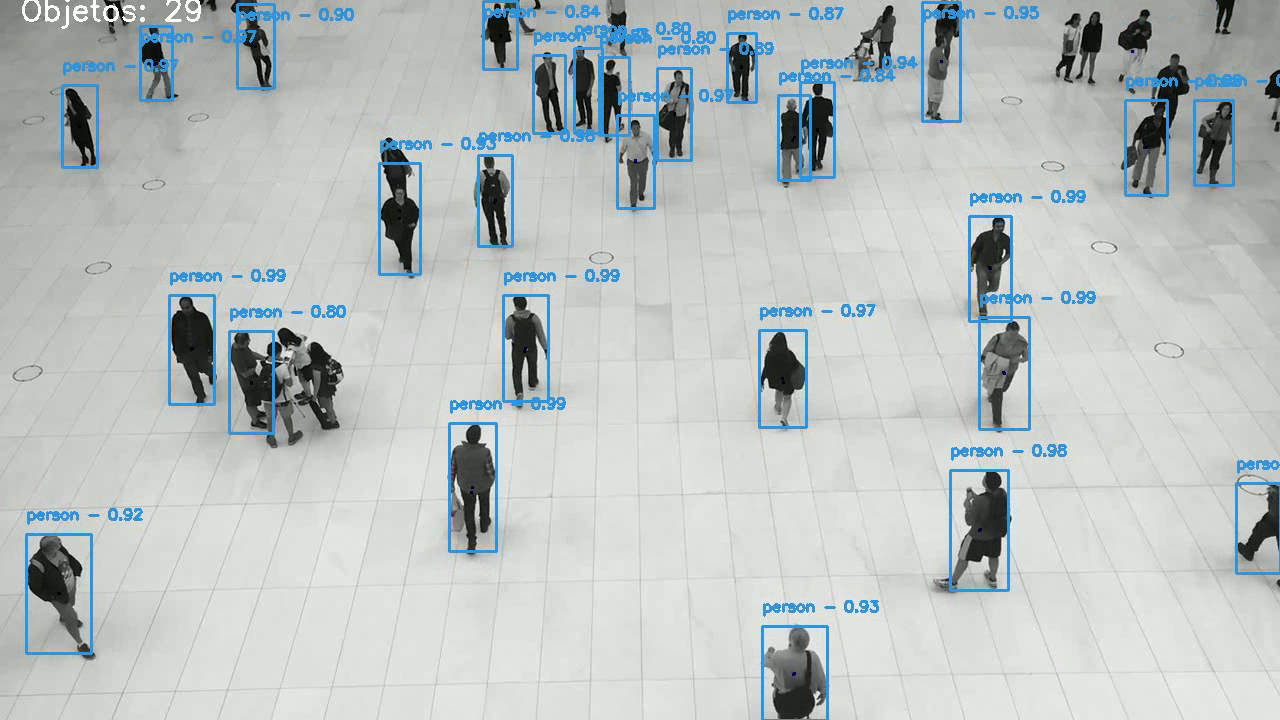
#> input picture frame 2 of video1.mp4, 1280 x 720 px, given in place of people2.mp4, which was not available
$ jupyter execute lucas_kanade_p07.ipynb   (text cells are left out)
#> lines starting #> are read from the running program, lines starting #| are printed output that depends on the picture; pictures that were not available may be replaced by others from this repository, and a replacement may not be noted
[cell 1]
import cv2 as cv
import numpy as np
import matplotlib.pyplot as plt
import time
from ultralytics import YOLO
from handperson  import HandPerson
from savedata import SaveData
import torch
import os
os.environ["KMP_DUPLICATE_LIB_OK"] = "TRUE"

[cell 2]
def lucas_kanade(image1, image2, window_size):
    """
    Implementa el método de Lucas-Kanade para el registro de imágenes.

    Args:
        image1 (ndarray): La imagen de referencia.
        image2 (ndarray): La imagen a registrar.
        window_size (int): Tamaño de la ventana para calcular el flujo óptico.

    Returns:
        u (ndarray): Desplazamientos en la dirección x.
        v (ndarray): Desplazamientos en la dirección y.
    """
    # Gradientes de la imagen
    Ix = cv.Sobel(image1, cv.CV_64F, 1, 0, ksize=5)  # Gradiente en x
    Iy = cv.Sobel(image1, cv.CV_64F, 0, 1, ksize=5)  # Gradiente en y
    It = image2.astype(np.float64) - image1.astype(np.float64)  # Gradiente temporal, mide el cambio entre las dos imágenes

    # u y v: Matrices para almacenar los desplazamientos (flujo) en las direcciones x e y
    u = np.zeros_like(image1, dtype=np.float64)
    v = np.zeros_like(image1, dtype=np.float64)

    half_window = window_size // 2

    # Recorre los píxeles dentro de un rango seguro, considerando el tamaño de la ventana.
    for i in range(half_window, image1.shape[0] - half_window):
        for j in range(half_window, image1.shape[1] - half_window):
            # Extraer ventanas locales
            Ix_window = Ix[i - half_window:i + half_window + 1, j - half_window:j + half_window + 1].flatten()
            Iy_window = Iy[i - half_window:i + half_window + 1, j - half_window:j + half_window + 1].flatten()
            It_window = It[i - half_window:i + half_window + 1, j - half_window:j + half_window + 1].flatten()

            # Formar matrices locales para resolver el flujo óptico
            A = np.vstack((Ix_window, Iy_window)).T # Matriz con gradientes espciales
            b = -It_window # Gradiente temporal negativo
            # Componentes de la ecuación normal que resuelve el flujo óptico
            ATA = A.T @ A
            ATb = A.T @ b

            # Calcula los desplazamientos locales (u, v) solo si ATA es invertible
            if np.linalg.det(ATA) > 1e-2:
                nuv = np.linalg.inv(ATA) @ ATb
                u[i, j], v[i, j] = nuv

    return u, v

[cell 3]
def process_video(video_path, window_size=5):
    # Cargar el video
#> called with video_path = '../videos/people2.mp4', window_size = 5
    cap = cv.VideoCapture(video_path)
    ret, prev_frame = cap.read()
#> prev_frame is the input picture: shape (720, 1280, 3); mean B, G, R 191.7, 192.6, 186.3

    if not ret:
        print("No se pudo leer el video.")
        return

    # Convertir el primer frame a escala de grises
    prev_gray = cv.cvtColor(prev_frame, cv.COLOR_BGR2GRAY)

    while True:
        # Leer el siguiente frame
        ret, next_frame = cap.read()
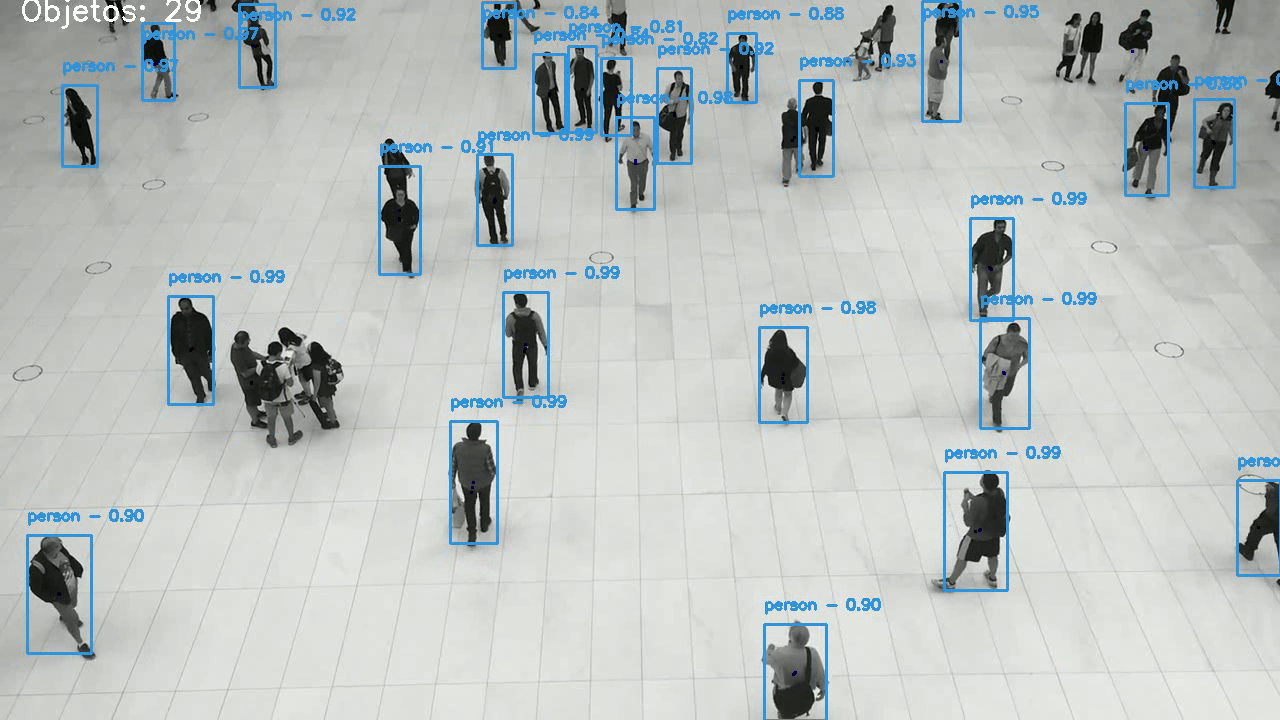
#> input picture frame 3 of video1.mp4, 1280 x 720 px, given in place of people2.mp4, which was not available
#> next_frame is the input picture: shape (720, 1280, 3); mean B, G, R 191.3, 192.5, 186.5
        if not ret:
            break

        next_gray = cv.cvtColor(next_frame, cv.COLOR_BGR2GRAY)
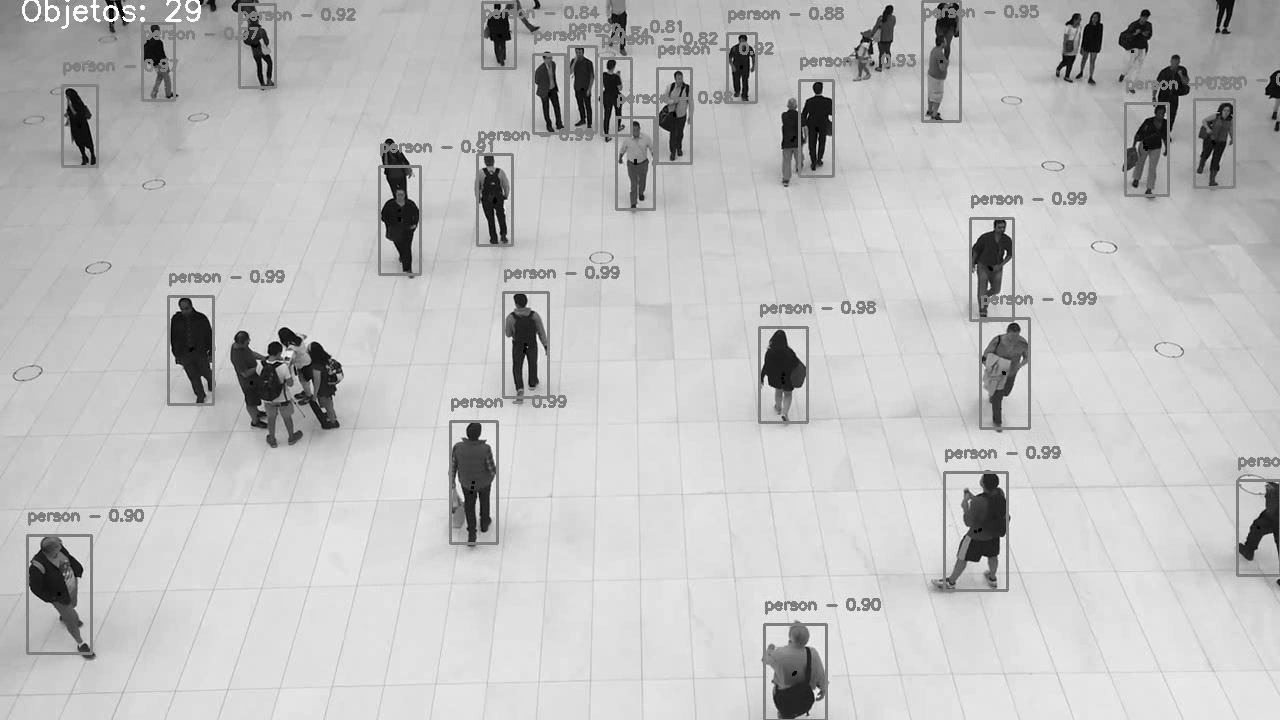
#> next_gray: shape (720, 1280); min 0, max 255, mean 190.6

        # Aplicar Lucas-Kanade entre frames consecutivos
        u, v = lucas_kanade(prev_gray, next_gray, window_size)
#> in lucas_kanade, `Ix = cv.Sobel(image1, cv.CV_64F, 1, 0, ksize=5)`:
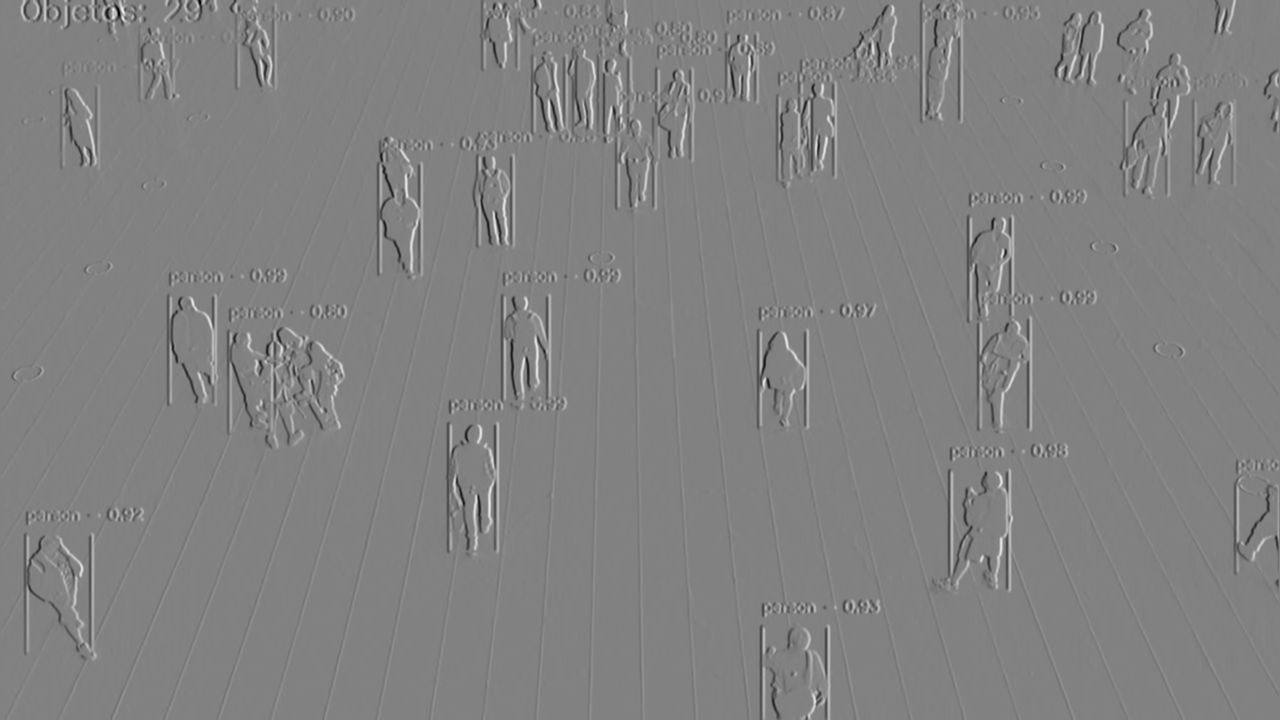
#> Ix: shape (720, 1280) float64; min -11695, max 11287, mean -1.7; drawn with min black and max white
#> in lucas_kanade, `It = image2.astype(np.float64) - image1.astype(np.float64)`:
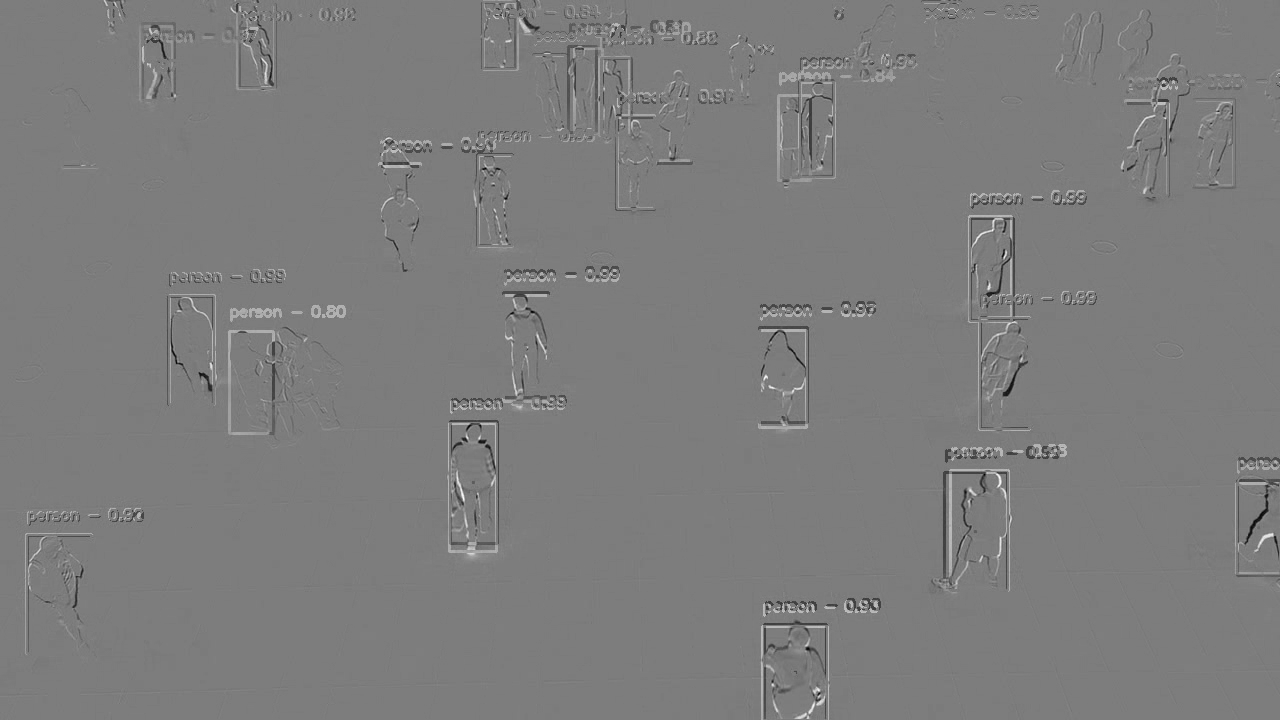
#> It: shape (720, 1280) float64; min -208, max 216, mean 0; drawn with min black and max white

        # Visualizar el flujo óptico
        step = 10
        plt.figure(figsize=(10, 10))
        plt.imshow(prev_gray, cmap='gray')
        plt.quiver(np.arange(0, u.shape[1], step),
                   np.arange(0, u.shape[0], step),
                   u[::step, ::step], v[::step, ::step], color='r')
        plt.title("Flujo óptico")
        plt.show()

        # Actualizar el frame anterior
        prev_gray = next_gray

        break

    cap.release()

# Ejecutar el procesamiento en el video
process_video("../videos/people2.mp4", window_size=5)
